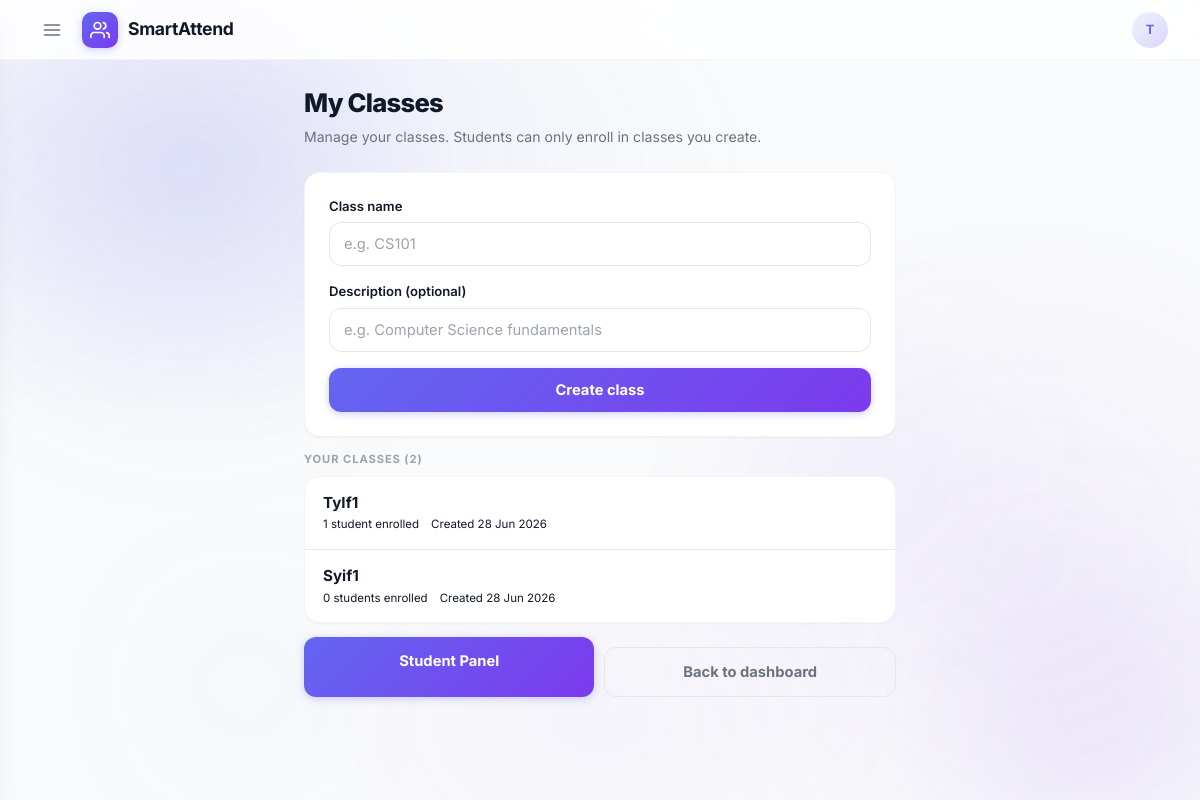
The app's page /teacher/classes (signed in) with its own data.
### app/models.py (models this page shows, shortened)
class User(UserMixin, db.Model):
    id            = db.Column(db.Integer, primary_key=True)
    name          = db.Column(db.String(100))
    email         = db.Column(db.String(100), unique=True)
    password      = db.Column(db.String(200))
    role          = db.Column(db.String(10))   # 'student', 'teacher', 'hod', 'principal'
    is_admin      = db.Column(db.Boolean, default=False)
    profile_photo = db.Column(db.String(200), nullable=True)  # filename in uploads/
    email_notifications = db.Column(db.Boolean, default=True)
    department_id = db.Column(db.Integer, db.ForeignKey('department.id'), nullable=True)
    department = db.relationship('Department', backref='members', foreign_keys=[department_id])

class TeacherClass(db.Model):
    id          = db.Column(db.Integer, primary_key=True)
    teacher_id  = db.Column(db.Integer, db.ForeignKey('user.id'), nullable=False)
    name        = db.Column(db.String(100), nullable=False)
    description = db.Column(db.String(300), nullable=True)
    created_at  = db.Column(db.DateTime, default=datetime.datetime.now)
    teacher     = db.relationship('User', backref=db.backref('classes', lazy='dynamic'))

### app/routes/teacher.py (the view)
@teacher_bp.route('/classes')
@login_required
def classes():
    classes = TeacherClass.query.filter_by(teacher_id=current_user.id).order_by(TeacherClass.created_at.desc()).all()
    return render_template('teacher/classes.html', classes=classes)

### app/models.py (called while the page is built)
@login_manager.user_loader
def load_user(user_id):
    return db.session.get(User, int(user_id))

### app/templates/teacher/classes.html (shortened to what this page needs)
{% extends "base.html" %}
{% block content %}
<div class="page">
  <div class="page-title">My Classes</div>
  <div class="page-sub">Manage your classes. Students can only enroll in classes you create.</div>
  <div class="card mb-3">
    <div class="card-body">
      <form method="POST" action="/teacher/classes/add">
        <div class="field">
          <label class="label">Class name</label>
          <input type="text" name="name" class="input" placeholder="e.g. CS101" required>
        </div>
        <div class="field">
          <label class="label">Description (optional)</label>
          <input type="text" name="description" class="input" placeholder="e.g. Computer Science fundamentals">
        </div>
        <button type="submit" class="btn btn-primary">Create class</button>
      </form>
    </div>
  </div>
  <div class="section-label" style="margin-bottom:8px;">Your classes ({{ classes|length }})</div>
  {% if classes %}
  <div class="card">
    {% for tc in classes %}
    <a href="/teacher/classes/{{ tc.id }}" style="display:block;padding:15px 18px;text-decoration:none;color:inherit;{% if not loop.last %}border-bottom:1px solid var(--border);{% endif %}transition:background .15s;">
      <div style="display:flex;justify-content:space-between;align-items:flex-start;gap:12px;">
        <div style="flex:1;min-width:0;">
          <div style="font-weight:700;font-size:.95rem;color:var(--text);margin-bottom:2px;">{{ tc.name }}</div>
          <div style="display:flex;gap:12px;align-items:center;flex-wrap:wrap;">
            <span style="font-size:.72rem;color:var(--text-3);">{{ tc.students.count() }} student{{ 's' if tc.students.count() != 1 else '' }} enrolled</span>
            <span style="font-size:.72rem;color:var(--text-3);">Created {{ tc.created_at.strftime('%d %b %Y') if tc.created_at else '' }}</span>
          </div>
        </div>
        <div style="display:flex;gap:6px;flex-shrink:0;align-items:center;">
          <svg width="16" height="16" viewBox="0 0 24 24" fill="none" stroke="var(--text-3)" stroke-width="2" stroke-linecap="round" stroke-linejoin="round"><polyline points="9 18 15 12 9 6"/></svg>
        </div>
      </div>
    </a>
    {% endfor %}
  </div>
  {% endif %}
  <div style="display:flex;gap:10px;margin-top:14px;">
    <a href="/teacher/student-panel" class="btn btn-primary">Student Panel</a>
    <a href="/teacher/dashboard" class="btn btn-ghost">Back to dashboard</a>
  </div>
</div>
{% endblock %}

### app/templates/base.html (shortened to what this page needs)
<!DOCTYPE html>
<html lang="en">
<head>
  <link rel="stylesheet" href="{{ url_for('static', filename='css/style.css') }}">
</head>
<body>
<div class="cosmic-orbs" aria-hidden="true">
  <div class="cosmic-orb cosmic-orb--1"></div>
  <div class="cosmic-orb cosmic-orb--2"></div>
  <div class="cosmic-orb cosmic-orb--3"></div>
  <div class="cosmic-orb cosmic-orb--4"></div>
</div>
{% if current_user.is_authenticated %}
<header class="app-bar" id="app-bar">
  <div class="bar-brand">
    <button class="hamburger" onclick="openDrawer()" title="Menu">
      <svg viewBox="0 0 24 24" fill="none" stroke="currentColor" stroke-width="2" stroke-linecap="round"><line x1="3" y1="6" x2="21" y2="6"/><line x1="3" y1="12" x2="21" y2="12"/><line x1="3" y1="18" x2="21" y2="18"/></svg>
    </button>
    <div class="bar-logo">
      <svg viewBox="0 0 24 24" fill="none" stroke="currentColor" stroke-width="2" stroke-linecap="round" stroke-linejoin="round">
        <path d="M17 21v-2a4 4 0 0 0-4-4H5a4 4 0 0 0-4 4v2"/>
        <circle cx="9" cy="7" r="4"/>
        <path d="M23 21v-2a4 4 0 0 0-3-3.87"/>
        <path d="M16 3.13a4 4 0 0 1 0 7.75"/>
      </svg>
    </div>
    SmartAttend
  </div>
  <div class="bar-right">
    <a href="/auth/profile" class="bar-avatar-link" title="Profile">
      <div class="bar-avatar">
        {% if current_user.profile_photo %}
        <img src="/static/uploads/{{ current_user.profile_photo }}" alt="" style="width:100%;height:100%;object-fit:cover;border-radius:50%;">
        {% else %}
        {{ current_user.name[0]|upper }}
        {% endif %}
      </div>
    </a>
  </div>
</header>
{% endif %}
{% block content %}{% endblock %}
</body>
</html>

### records on screen
User: name "T"
TeacherClass: name "TyIf1", students.count "1", created_at "28 Jun 2026"
TeacherClass: name "Syif1", students.count "0", students "s", created_at "28 Jun 2026"

### other values on screen
{{ classes|length }} "2"
